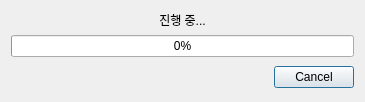
<?xml version="1.0" encoding="UTF-8"?>
<ui version="4.0">
 <class>ProgressBarDialog</class>
 <widget class="QDialog" name="ProgressBarDialog">
  <property name="windowModality">
   <enum>Qt::NonModal</enum>
  </property>
  <property name="geometry">
   <rect>
    <x>0</x>
    <y>0</y>
    <width>365</width>
    <height>97</height>
   </rect>
  </property>
  <property name="windowTitle">
   <string>Downloading</string>
  </property>
  <layout class="QVBoxLayout" name="verticalLayout">
   <item>
    <spacer name="verticalSpacer">
     <property name="orientation">
      <enum>Qt::Vertical</enum>
     </property>
     <property name="sizeHint" stdset="0">
      <size>
       <width>20</width>
       <height>40</height>
      </size>
     </property>
    </spacer>
   </item>
   <item>
    <widget class="QLabel" name="label">
     <property name="frameShape">
      <enum>QFrame::NoFrame</enum>
     </property>
     <property name="text">
      <string>진행 중...</string>
     </property>
     <property name="alignment">
      <set>Qt::AlignCenter</set>
     </property>
    </widget>
   </item>
   <item>
    <widget class="QProgressBar" name="progressBar">
     <property name="styleSheet">
      <string notr="true"/>
     </property>
     <property name="value">
      <number>0</number>
     </property>
     <property name="alignment">
      <set>Qt::AlignCenter</set>
     </property>
     <property name="orientation">
      <enum>Qt::Horizontal</enum>
     </property>
     <property name="textDirection">
      <enum>QProgressBar::TopToBottom</enum>
     </property>
    </widget>
   </item>
   <item>
    <widget class="QWidget" name="widget_2" native="true">
     <layout class="QHBoxLayout" name="horizontalLayout_2">
      <property name="leftMargin">
       <number>3</number>
      </property>
      <property name="topMargin">
       <number>3</number>
      </property>
      <property name="rightMargin">
       <number>0</number>
      </property>
      <property name="bottomMargin">
       <number>3</number>
      </property>
      <item>
       <spacer name="horizontalSpacer">
        <property name="orientation">
         <enum>Qt::Horizontal</enum>
        </property>
        <property name="sizeHint" stdset="0">
         <size>
          <width>40</width>
          <height>20</height>
         </size>
        </property>
       </spacer>
      </item>
      <item>
       <widget class="QPushButton" name="btnCancel">
        <property name="text">
         <string>Cancel</string>
        </property>
       </widget>
      </item>
     </layout>
    </widget>
   </item>
  </layout>
 </widget>
 <resources/>
 <connections/>
</ui>
